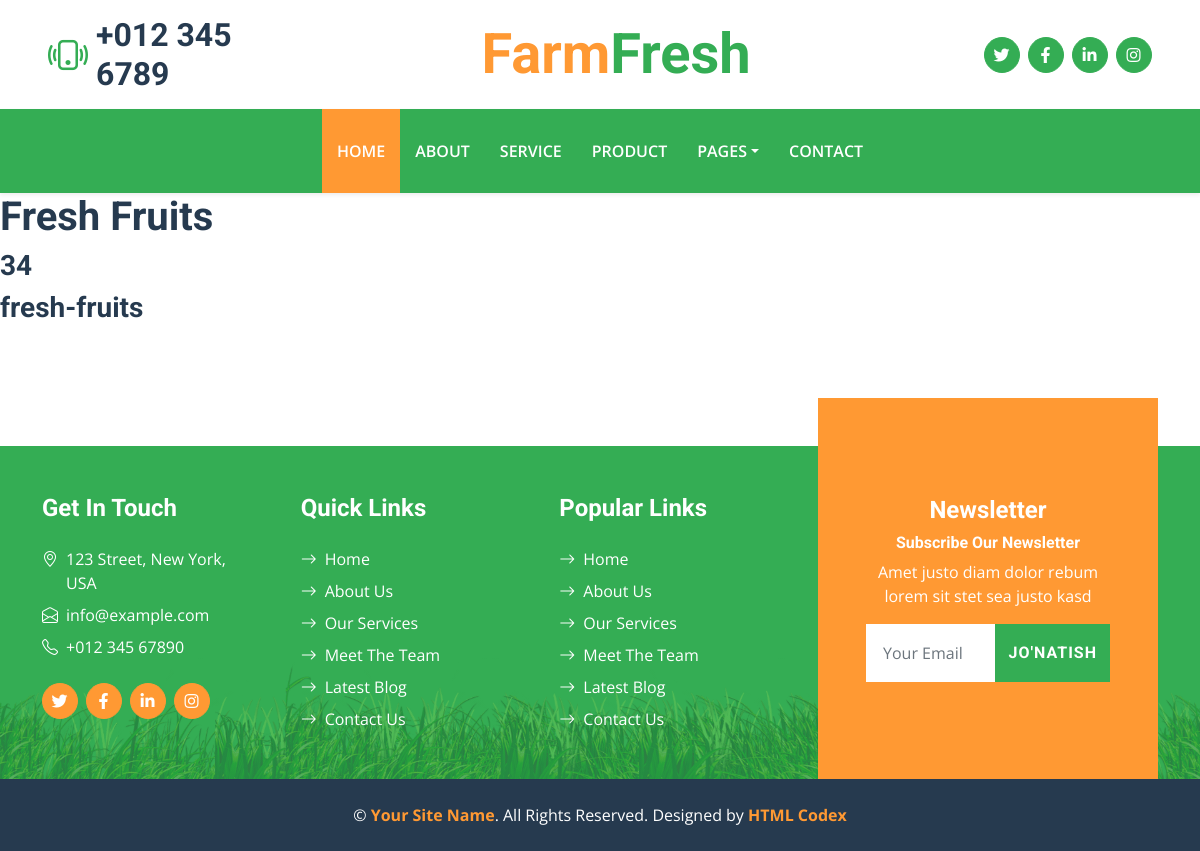
/products/fresh-fruits/, run on the app's committed database.
### blog/models.py (models this page shows, shortened)
class Product(models.Model):
    name = models.CharField(max_length=300)
    price = models.IntegerField()
    slug = models.SlugField(max_length=300)
    img = models.ImageField(upload_to='index/img')

### blog/views.py (the view)
# urls.py: path('products/<slug:products>', productsdetailview, name='productsDetail'),
def productsDetail(request, products):
    products = get_object_or_404(Product,slug=products)
    context ={
        "products":products
    }
    return render(request,"productsDetail.html",context=context)

### templates/productsDetail.html (shortened to what this page needs)
{% extends 'base.html' %}
{% load static %}
{% block content %}
<h1>{{ products.name }}</h1>
<h3>{{ products.price }}</h3>
<h3>{{ products.slug }}</h3>
{% endblock content %}

### static/css/style.css (style rules this page uses)
:root { --primary: #34AD54; --secondary: #FF9933; --light: #F6FFF2; --dark: #263A4F; }

### templates/base.html (style rules this page uses)
:root { --primary: #34AD54; --secondary: #FF9933; --light: #F6FFF2; --dark: #263A4F; }

### data on the page
Product: name "Fresh Fruits", price "34", slug "fresh-fruits"
